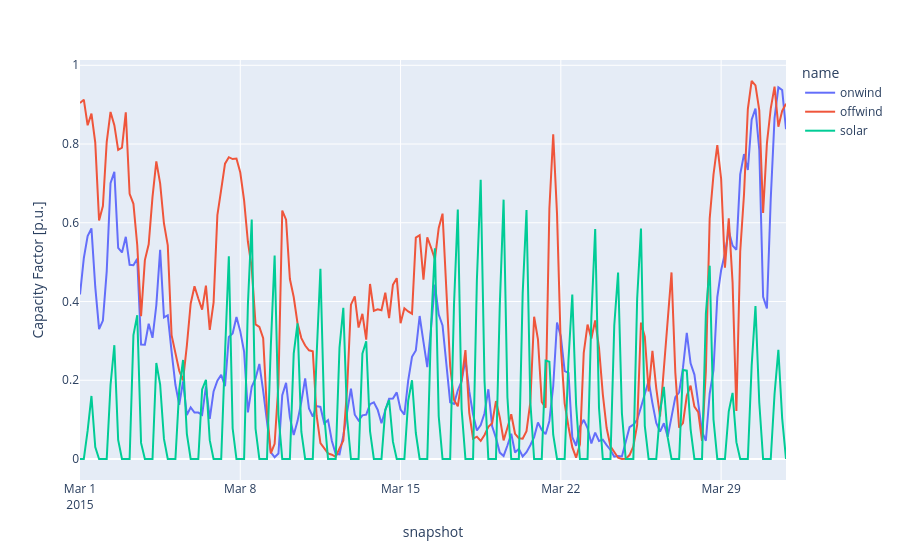

The notebook cell this image was saved under:
### Markdown cell above
So let's make sure the capacity factors are read-in correctly.

### Code cell
n.generators_t.p_max_pu.loc["2015-03"].plot(labels=dict(value="Capacity Factor [p.u.]"))

### Figure 1 — Plotly figure (JSON) as saved in the notebook; plotly's stock layout.template omitted (floating-point values rounded to 4 significant figures; data arrays with more than 128 entries replaced by an {"elided": "..."} marker saying what was removed)
{"data": [{"hovertemplate": "name=onwind<br>snapshot=%{x}<br>Capacity Factor [p.u.]=%{y}<extra></extra>", "legendgroup": "onwind", "line": {"color": "#636efa", "dash": "solid"}, "marker": {"symbol": "circle"}, "mode": "lines", "name": "onwind", "orientation": "v", "showlegend": true, "type": "scatter", "x": {"elided": "186 str values"}, "xaxis": "x", "y": {"elided": "186 float values"}, "yaxis": "y"}, {"hovertemplate": "name=offwind<br>snapshot=%{x}<br>Capacity Factor [p.u.]=%{y}<extra></extra>", "legendgroup": "offwind", "line": {"color": "#EF553B", "dash": "solid"}, "marker": {"symbol": "circle"}, "mode": "lines", "name": "offwind", "orientation": "v", "showlegend": true, "type": "scatter", "x": {"elided": "186 str values"}, "xaxis": "x", "y": {"elided": "186 float values"}, "yaxis": "y"}, {"hovertemplate": "name=solar<br>snapshot=%{x}<br>Capacity Factor [p.u.]=%{y}<extra></extra>", "legendgroup": "solar", "line": {"color": "#00cc96", "dash": "solid"}, "marker": {"symbol": "circle"}, "mode": "lines", "name": "solar", "orientation": "v", "showlegend": true, "type": "scatter", "x": {"elided": "186 str values"}, "xaxis": "x", "y": {"elided": "186 float values"}, "yaxis": "y"}], "layout": {"legend": {"title": {"text": "name"}, "tracegroupgap": 0}, "margin": {"t": 60}, "xaxis": {"anchor": "y", "domain": [0, 1], "title": {"text": "snapshot"}}, "yaxis": {"anchor": "x", "domain": [0, 1], "title": {"text": "Capacity Factor [p.u.]"}}}}
